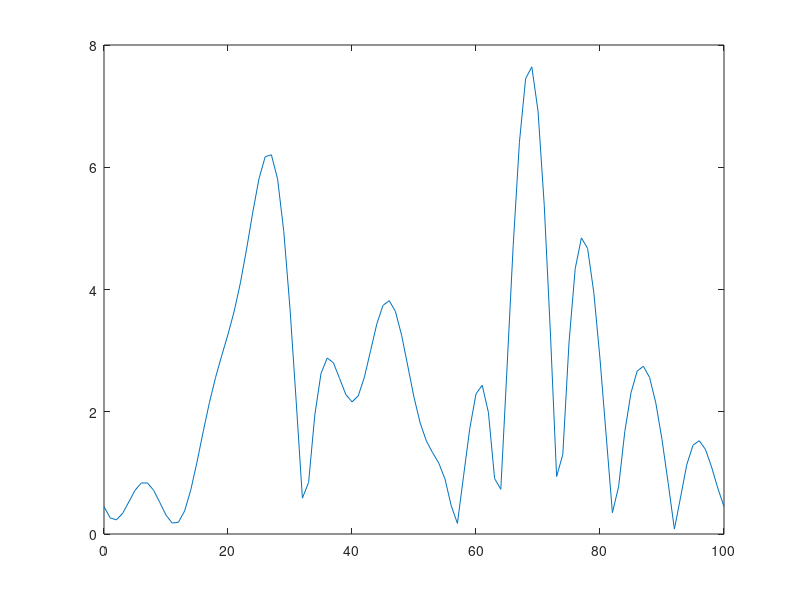

The MATLAB source for this figure: (Note: this script raises an error after producing the figure.)
%% Introduction
%MATLAB script from Contemporary Communications Systems Using MATLAB by
%John G. Proakis 
%transcribed from the book 25 September 2023
%parameterized for Neptune 25 September 2023

%% Script of Illustrative Example from Book
%In the example from the book, K = 10 and N = 20.
%A channel that has bandwidth B is subdivided in to K channels.
%N-point inverse DFT (IDFT) yields a real-valued sequence, where 1/square root of N
%is simply a scale factor. The sequence xn , 0 >= n <= N-1 corresponds
%to the samples of the multicarrier OFDM signat xt, consisting of K=N/2
%subscarriers. T is the signal duration, or signal interval.

%The modulator in an OFDM system can be implemented by computing the
%inverse DFT (7.6.4). The demodulator that recovers the information symbols
%from the received signal samples is implemented by computing the DFT
%(7.6.7). 

%Below, we are using the 16 point QAMsignal constellation shown in a
%previous figure, we select pseudorandomly each of the information symbols
%X1, X2, ... ,X9. With T=100 seconds, we generate the transmitted signal
%waveform and then plot it. We compute the IDFT values. We show that x(t),
%evaulatied at Tn/N, N = 0 to N-1, corresponds to the IDFT values. Finally,
%using the IDFT values, we computer the DFT. This means we've recovered the
%information symbols Xk, 1 <= k <= 9, from the samples of x(t),
%where t = n*T/N, 0 <= n <= N-1

clear all

%echo on turns on echoing for statements in all script files. When you turn on echoing, 
% MATLAB® displays each line in the file in the Command Window as it runs. Normally, 
% the statements in a script are not displayed during execution. Statement echoing is 
% useful for debugging and for demonstrations.
echo on

%number of information symbols. We have 9 information symbols and one zero
%valued symbol, at DC.
K = 10;

%we create N = 2K symbols by defining X(N-k) = X*k
%The sequence Xn, 0 <= n <= N-1, corresponds to the samples of the
%multicarrier OFDM signal x(t), consisting of K = N/2 subcarriers. 
%The information symbol X0 is set to zero. Since x(t) must be a real-valued
%signal, its N-point DFT (Xk) must satsify the symmetry property.
%Therefore, from the K information Symbols Kx we create N = 2K symbols.
N = 2*K;

%sample interval in seconds
%the symbol rate Ts = 1/T on each of the subchannels is equal to the frequency
%separation Bc of adjacent subcarriers. Bc = bandwidth/K. T = K*Ts. 
%The book clearly listed this as seconds, but the math doesn't check out.
T = 100;

%Testing T = 100 seconds. Tcheck should equal T. It doesn't. 
Ts = 1/T;
Tcheck = K*Ts;

%a is a 1 by 36 matrix of random numbers
a = rand(1,36);

%subtract 0.5 from all elements of the matrix a, then apply the signum function
%to the result. This "splits" the values into randomly distributed 1 and -1
a = sign(a-0.5);

%we create a 9 by 4 matrix out of a with the reshape function.
b = reshape(a,9,4);

%Generate the 16 QAM points
%take the columns of b and multiply them as follows. This makes one column
%of complex numbers. This is 9 by 1.
XXX = 2*b(:,1) + b(:,2) +j*(2*b(:,3) + b(:,4));

%Transpose XXX to convert it from column to row and store in XX. This is 1 by 9.
XX = XXX';

%modify X to put in a leading 0, the contents of XX, another zero, and then
%use the complex conjugate function conj() to get the complex conjugate of each element 
% of XX in reverse order, and append this result to X
%Doing this we get a 1 by 20 size matrix. It is double the number of
%symbols, with a leading zero and a zero in between the two halves. The
%center DC component is set to zero.
%Why are we doing this? Symmetry property.
%X is the set of complex frequencies at this point? That's what they have
%to be in order to take the IDFT and get a complex time series. 
X = [0 XX 0 conj(XX(9:-1:1))];

%set up xt to be a 1 by 101 matrix of zeros. 
xt = zeros(1,101);

%create multicarrier OFDM signal samples consisting of K = N/2 subcarriers
%(7.6.5)
%For each tick in time t, 0 to 100, calculate x(t)
%take the symbol k from X and multiply it by exp(j*2*pi*k*t/T) and sum them
%up. There are 0 to 19 symbols which is the entire symmetric set around
%zero of the information symbols. And a leading zero symbol.
%T = 100 seconds sure looks and feels like a misprint. 
%So, for 100 times in a row, we sum up the entire set of information
%symbols using exp(j*2*pi*k*t/T) so k goes 0 to 19 for each t/T

for t=0:100
    for k=0:N-1
        xt(1,t+1)=xt(1,t+1)+1/sqrt(N)*X(k+1)*exp(j*2*pi*k*t/T);
        echo off
    end
end


echo on

%set up xn to be a 1 by N matrix of zeros
xn = zeros(1,N);

%compute the N-point inverse DFT (IDFT) of X to get a real-valued sequence (7.6.4)
for n = 0:N-1
    for k = 0:N-1
        xn(n+1) = xn(n+1) + 1/sqrt(N)*X(k+1)*exp(j*2*pi*n*k/N);
        echo off
    end
end

%let's look at different x(k)
%we are wanting x(n) to be DC at x(0) - that's the lowest frequency
%x(n) runs from x(0) to x(N-1)
%N is the length of the symbol and will be 1024 for Neptune
%x(0) to x(N-1) then set first coefficient to 1 and the rest x(1) to x(N-1) to zero. DC
%coefficient is set to 1. When we do the IDFT, x(0) ends up 1/N which is a
%constant value. This is what we wanted to see for the DC term. In other words we 
%proved it was a constant.
%at k = 1, we have one sine wave, which is the lowest frequency. This is I
%think 1/T. The highest is at k = N-1, and this is fs/2. 
echo on

%show that xt corresponds to the IDFT values.

%using the IDFT values, compute the DFT using (7.6.7) and recover the
%information symbols

%pause %Press any key to see a plot of x(t)

%plot 0 to 100 in the x axis, and the absolute value of x(t) in the y axis.
% Y = abs( X ) returns the absolute value of each element in input X . 
% If X is complex, abs(X) returns the complex magnitude. 
figure
plot([0:100], abs(xt))

%check the difference between xn and samples of x(t)
for n = 0:N-1
    index_check = T/N*n+1
    d(n+1) = xt(T/N*n+1) - xn(1+n);
    echo off
end

echo on

%The norm function calculates several different types of matrix norms: 
% e = norm(d) returns the largest singular value of d, which is the set of
% differences between xt and xn
e = norm(d)

%set up a 1 by 10 matrix of zeros (is this all we need?)
Y = zeros(1,10);

%Compute the DFT using (7.6.7) (we only had 9 values, remember? each of
%these values was calculated using all of the DFT points)
for k = 1:9
    for n = 0:N-1
        Y(1,k+1) = Y(1,k+1) + 1/sqrt(N)*xn(n+1)*exp(-j*2*pi*k*n/N);
        echo off
    end
end

echo on

%get the difference between the first ten elements of Y and X, then get the
%largest singular value of this list of differences. 
dd = Y(1:10) - X(1:10);
ee = norm(dd);

echo off

%% Script Adapted for Neptune Mandatory Specification

%see https://github.com/OpenResearchInstitute/Neptune/
%In the Neptune Mandatory specification, K = 901 and FFT size = 1024.
%Unlike the Proakis book, these aren't simple multiples of each other.
%FFT sizes are most frequently powers of two because the math works out
%better that way in terms of efficiency in the calculations. 
%The Neptune specification has optional configurations, but we're going to stick with
%the mandatory configuration for the first run through.  

%A channel that has bandwidth B is subdivided in to K channels.
%N-point DFT (IDFT) yields a real-valued sequence, where 1/square root of N
%is simply a scale factor. The sequence x of n , 0 >= n <= N-1 corresponds
%to the samples of the multicarrier OFDM signat x of t, consisting of K
%subscarriers. T is the signal duration, or signal interval, 

%Note:
%for HDL Coder, we're going to probably need to use the exp block in simulink.
% https://www.mathworks.com/help/simulink/slref/mathfunction.html

%Below, we are using the 16 point QAMsignal constellation shown in a
%previous figure, we select pseudorandomly each of the information symbols
%X1, X2, ... ,X9. With T=100 seconds, we generate the transmitted signal
%waveform and then plot it. We compute the IDFT values. We show that x(t),
%evaulatied at Tn/N, N = 0 ro N-1, corresponds to the IDFT values. Finally,
%using the IDFT values, we computer the DFT. This means we've recovered the
%information symbols Kx, 1 <= k <= 9, from the samples of x(t). 


%echo on turns on echoing for statements in all script files. When you turn on echoing, 
% MATLAB® displays each line in the file in the Command Window as it runs. Normally, 
% the statements in a script are not displayed during execution. Statement echoing is 
% useful for debugging and for demonstrations.
echo on

%set the mandatory bandwidth
B = 20e6;

%Set the master clock frequency assumed in the specification
Fs = 20.48e6;

%set the IFFT size (this is the number of points in the DFT (IDFT).
% This value was N in the book. We aren't really going to use this? It's
% 1024 before calculating a 1024 FFT is easier than calcuating a 901 FFT? 
IFFTsize = 1024;

%set mandatory subcarrier spacing
SS = Fs/IFFTsize;

%the specification lists 901 subcarriers. 
Kspec = 901;

%number of virtual carriers in the specification is calculated
Nvc = IFFTsize - Kspec;

%calculate the RF bandwidth from the subcarrier spacing times the number of
%channels give in the specification
%****This matches the number in the spec, which is 18 MHz
RFBW = Kspec*SS;

%sample interval (in seconds?) we need to make it 5x the value of IFFTsize 
%which is what the book example did 
%in order for the error checking at the end to work out. 
T = 5*IFFTsize; 

%instead of the 20 channels in the example in the book, we now have 901. 
%working backwards, and using a similar construction technique from the
%book, and using 16QAM, we are going to need to construct an n by 4 matrix.
%To make the 20 channels, we had a zero value, 9 random complex numbers,
%another zero value, and then the complex conjugates of those 9 random
%complex numbers in reverse order. I am not entirely clear yet on why we
%did that, since it doesn't seem to enter into the math. 

%a is a 1 by 4*n matrix of random numbers, where n = roughly half of K.
%A pattern of "0 n 0 n" does not sum up to an odd number. So there's no 
% solution, but we can add one more zero at the end like this "0 n 0 n 0"
% and it then evens out. Does this wreck any of the math? 

%Of the 901 information bearing subcarriers, 
% 451 are mapped into the positive frequency inputs at IFFT[0] through IFFT[450], 
% whereas the remaining 450 are mapped into the negative frequency inputs 
% at IFFT[574] through IFFT[1023]. 

%create the data that goes into the information bearing subcarriers
%we'll need 4x the number of information bearing subcarriers to start with
a = rand(1,Kspec*4);

%subtract 0.5 from all elements of the matrix a, then apply the signum function
%to the result. This "splits" the values into randomly distributed 1 and -1
a = sign(a-0.5);

%we create a Kspec by 4 matrix out of a with the reshape function.
b = reshape(a,Kspec,4);

%Generate the 16 QAM points
%take the columns of b and multiply them as follows. This makes one column
%of complex numbers that are 16QAM encoded
XXX = 2*b(:,1) + b(:,2) +j*(2*b(:,3) + b(:,4));

%Transpose this matrix to convert from column to row.
XX = XXX';

%modify X to put in a leading 0 for k = 0 (the DC component), 
% then the first 451 values of XX, insert the virtual carriers,
%and then the 450 remaining values of XX. 
%We now have something that can be processed with a 1024 point IDFT.
X = [0 XX(1:451) zeros(1,Nvc-1) XX(452:901)];

%Create a vector of tones for Simulink implementation of IFFT 
Xsim = X';
%convert to time series for IFFT input in Simulink implementation
Xsim = timeseries(Xsim, 1/Fs);

%set up xt to be a 1 by T+1 matrix of zeros
xt = zeros(1,T+1);

%create multicarrier OFDM signal samples   
%(7.6.5)

for t = 0:T
    for k = 0:IFFTsize-1
         xt(1, t+1) = xt(1, t+1) + 1/sqrt(IFFTsize)*X(k+1)*exp(j*2*pi*k*t/T);
        echo off
    end
end

echo on

%set up xn to be a 1 by N matrix of zeros
xn = zeros(1,IFFTsize);

%compute the N-point inverse DFT (IDFT) of X to get a real-valued sequence (7.6.4)
%for n = 0:IFFTsize-1 
for n = 1:IFFTsize-1
    for k = 0:IFFTsize-1
        xn(n+1) = xn(n+1) + 1/sqrt(IFFTsize)*X(k+1)*exp(j*2*pi*n*k/IFFTsize);
        echo off
    end
end


echo on

%show that xt corresponds to the IDFT values.

%using the IDFT values, compute the DFT using (7.6.7) and recover the
%information symbols

%pause %Press any key to see a plot of x(t)

%plot 0 to 100 in the x axis, and the absolute value of x(t) in the y axis.
% Y = abs( X ) returns the absolute value of each element in input X . 
% If X is complex, abs(X) returns the complex magnitude. 
figure('Name','Neptune x(t)');
plot([0:T], abs(xt))

%check the difference between xn and samples of x(t)
for n = 0:IFFTsize-1
    d(n+1) = xt(T/IFFTsize*n+1) - xn(1+n);
    echo off
end


echo on

%The norm function calculates several different types of matrix norms: 
% e = norm(d) returns the largest singular value of d, which is the set of
% differences between xt and xn
e = norm(d)

%set up a 1 by 10 matrix of zeros
Y = zeros(1,IFFTsize);

%Compute the DFT using (7.6.7)
for k = 1:IFFTsize-1
    for n = 0:IFFTsize-1
        Y(1,k+1) = Y(1,k+1) + 1/sqrt(IFFTsize)*xn(n+1)*exp(-j*2*pi*k*n/IFFTsize);
        echo off
    end
end

echo on

%get the difference between the elements of Y and X, then get the
%largest singular value of this list of differences. (10?)
dd = Y(1:IFFTsize) - X(1:IFFTsize);
ee = norm(dd)

%plot the error, leaving out k = 0.
figure('Name','Plot the Difference Between Input Tones and the DFT');
plot(2:1024, abs(dd(2:1024)), "LineWidth", 4)